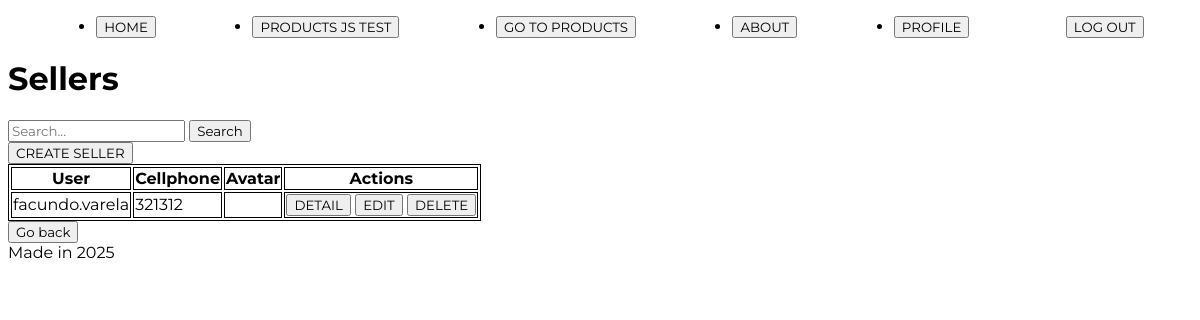
The page /product/seller/list (signed in) on the database as committed earlier.
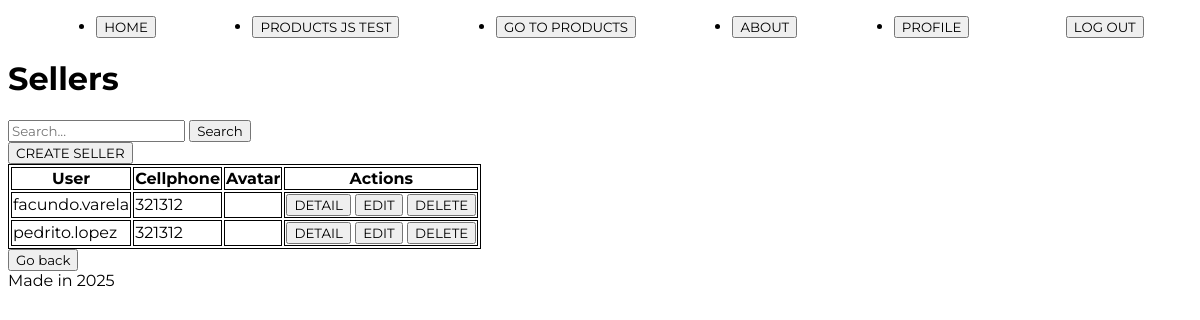
The same page on the database as committed later.
### product/models.py (models this page shows, shortened)
class Seller(models.Model):
    user = models.OneToOneField(User, on_delete=models.CASCADE, related_name="seller")
    cellphone = models.CharField(max_length=50)
    user_img = models.ImageField(upload_to="profile_images", null=True, blank=True)

### product/views_models/seller.py (the view)
# urls.py: path('seller/list', seller.seller_list, name='seller_list'),
def seller_list(request: HttpRequest) -> HttpResponse:
    search = request.GET.get('query')
    if search:
        queryset = models.Seller.objects.filter(user__username__icontains=search)
    else:
        queryset = models.Seller.objects.all()
    context2 = context.copy()
    context2.update({'object_list':queryset})
    return render(request, 'product/Seller_crud/seller_list.html', context2)

### product/templates/product/Seller_crud/seller_list.html (shortened to what this page needs)
{% extends 'core/base.html' %}
{% block content %}
<h1>Sellers</h1>
<form method="get" action="">
    <input type="text" name="query" placeholder="Search...">
    <button type="submit">Search</button>
</form>
<a href="{% url 'product:seller_create' %}"><button>CREATE SELLER</button></a>
<table class="tablaPrueba">
    <thead>
        <tr>
            <th>User</th>
            <th>Cellphone</th>
            <th>Avatar</th>
            <th>Actions</th>
        </tr>
    </thead>
    <tbody>
        {% for seller in object_list %}
        <tr>
            <td> {{ seller.user.username }}</td>
            <td> {{ seller.cellphone }}</td>
            <td>
            </td>
            <td>
                <a href="{% url 'product:seller_detail' seller.id %}"><button>DETAIL</button></a>
                <a href="{% url 'product:seller_update' seller.id %}"><button>EDIT</button></a>
                <a href="{% url 'product:seller_delete' seller.id %}"><button>DELETE</button></a>
            </td>
        </tr>
        {% empty %}
        <tr>
            <td>No data available</td>
        </tr>
        {% endfor %}
    </tbody>
</table>
<a href="{% url 'product:index' %}"><button>Go back</button></a>
{% endblock content %}

Rows that differ between the two databases and show on the page:
added Seller: user.username "pedrito.lopez", cellphone "321312"
